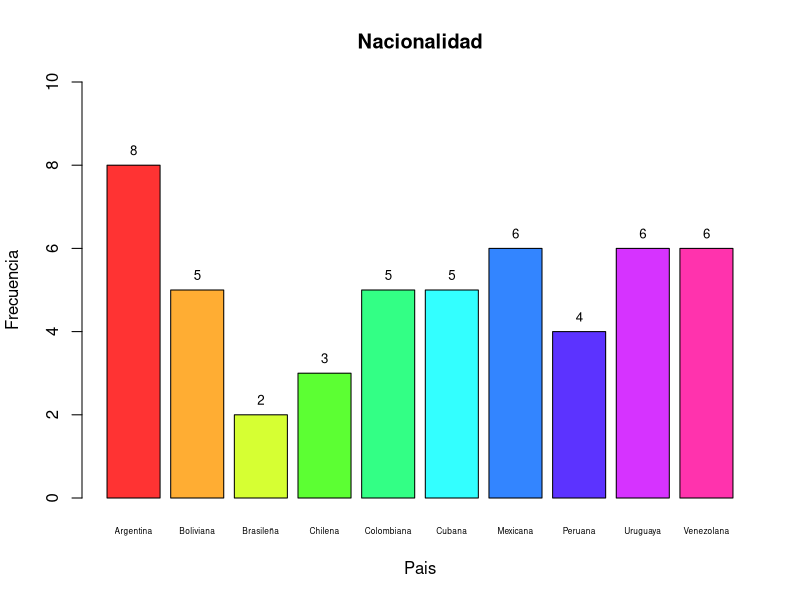
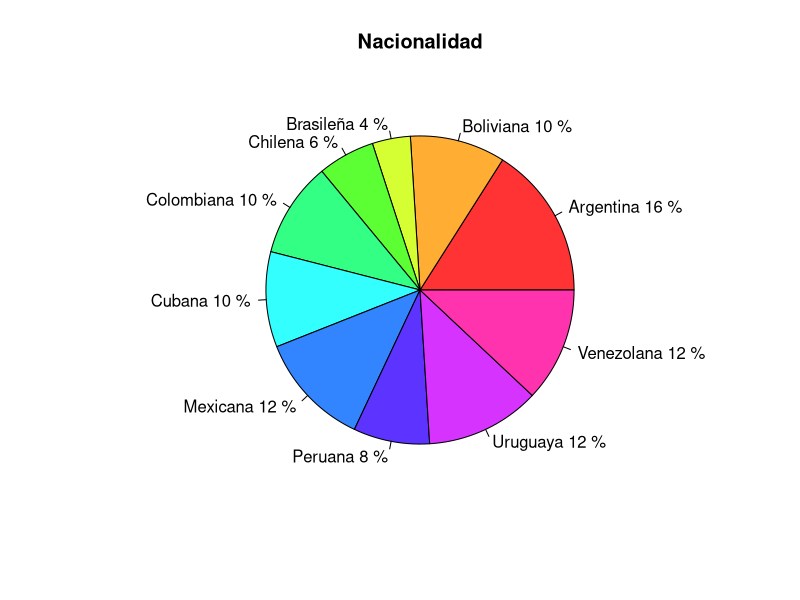

Write R code to recreate these figures, in order.
## ---- chunk 1
knitr::opts_chunk$set(echo = TRUE)
## ---- chunk 2
rm(list = ls())

## ---- chunk 3
Nacionalidad <-  c("Boliviana", "Peruana", "Venezolana", "Cubana", "Mexicana",
  "Colombiana", "Colombiana", "Brasileña", "Colombiana", "Venezolana", "Chilena",
  "Argentina", "Mexicana", "Mexicana", "Argentina", "Mexicana", "Argentina",
  "Brasileña", "Mexicana", "Uruguaya", "Argentina", "Argentina", "Colombiana",
  "Cubana", "Boliviana", "Peruana", "Boliviana", "Boliviana", "Peruana", "Uruguaya",
  "Chilena", "Uruguaya", "Venezolana", "Uruguaya", "Argentina", "Venezolana",
  "Uruguaya", "Cubana", "Venezolana", "Cubana", "Chilena", "Argentina", "Peruana",
  "Boliviana", "Cubana", "Venezolana", "Colombiana", "Mexicana", "Uruguaya",
  "Argentina" )
(Nacionalidad)
               
## ---- chunk 4
summary(Nacionalidad)
## ---- chunk 5
Nacionalidad_ord <- sort(Nacionalidad); (Nacionalidad_ord)
## ---- chunk 6
table(Nacionalidad)                # Frecuencias
prop.table(table(Nacionalidad))    # Proporciones
## ---- chunk 7
freq <- table(Nacionalidad)
porc <- round(prop.table(freq)*100, 1)
mi_min <- names(freq)[which.min(freq)] 
(mi_min)
mi_max <- names(freq)[which.max(freq)] 
(mi_max)
## ---- chunk 8
bar_colors <- rainbow(length(freq), 0.8)

bp <- barplot(freq,
              col = bar_colors,
              main = "Nacionalidad",
              xlab = "Pais",
              ylab = "Frecuencia",
              ylim = c(0, max(freq)+2),
              cex.names = 0.5)

# Agregar valores encima de cada barra
text(bp, freq, labels = freq, pos = 3, cex = 0.8)


## ---- chunk 9
pie(freq,
    labels = paste(names(freq), porc, "%"),
    col = rainbow(length(freq), 0.8),
    main = "Nacionalidad")
